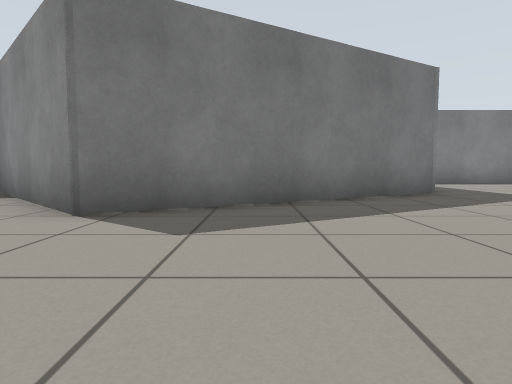
[1] (above)

16 first-person views from a walk through a robot-simulator world made for Gazebo. The camera is 0.5 m above the floor, tilts 4° down and sees 75° across. The floor is counted in squares, 1 m on a side. Each view is taken from the middle of a square. On the plan, view 1 faces up. The plan holds only what a view shows up to about 9 squares ahead; the rest is blank.

[2]
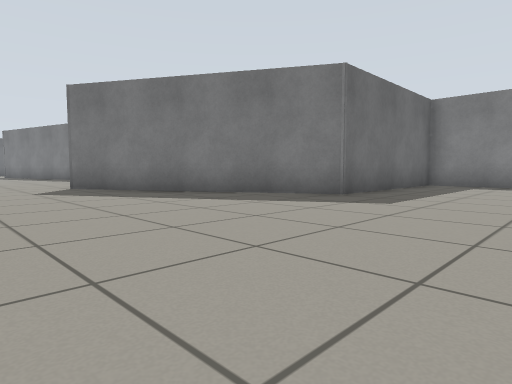

[3]
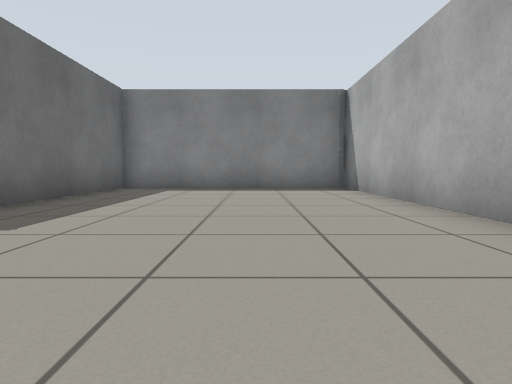

[4]
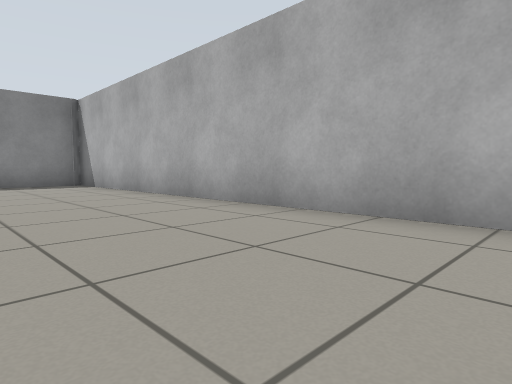

[5]
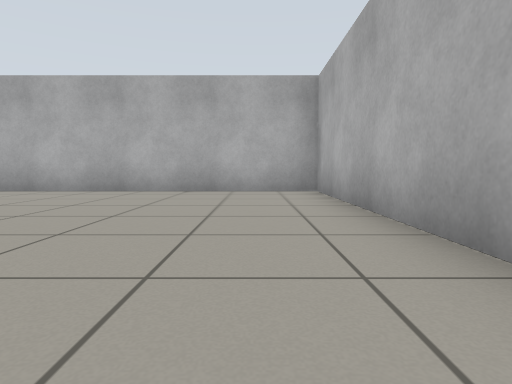

[6]
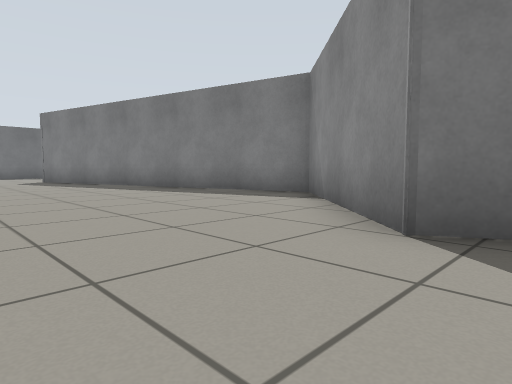

[7]
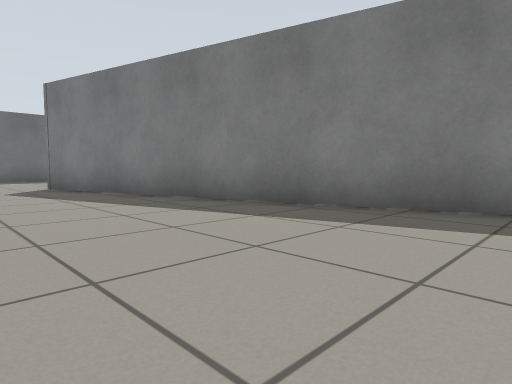

[8]
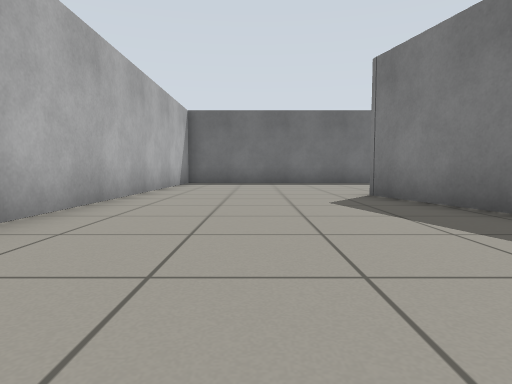

[9]
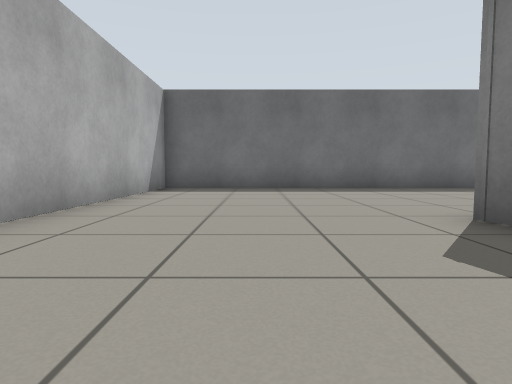

[10]
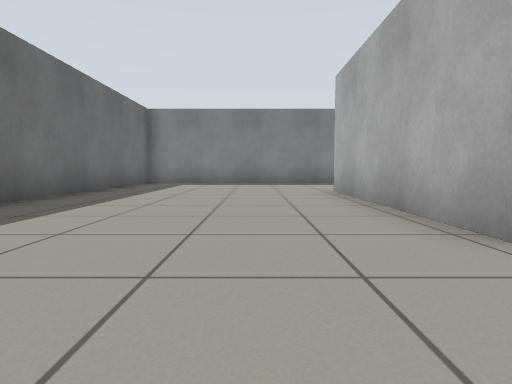

[11]
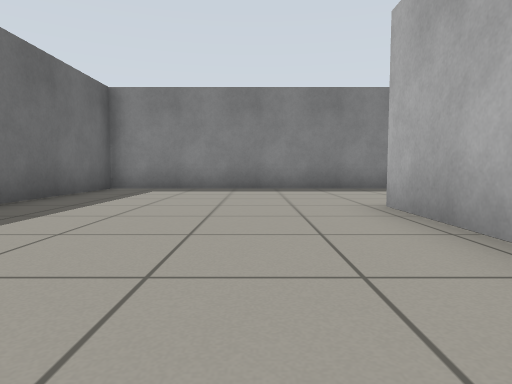

[12]
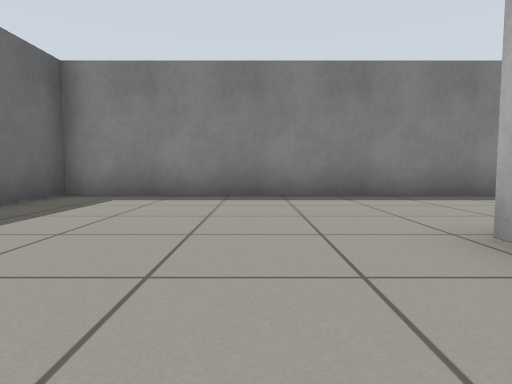

[13]
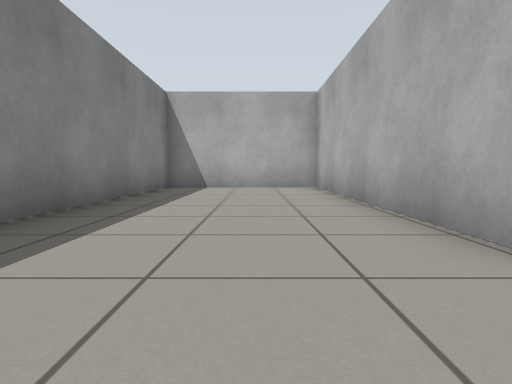

[14]
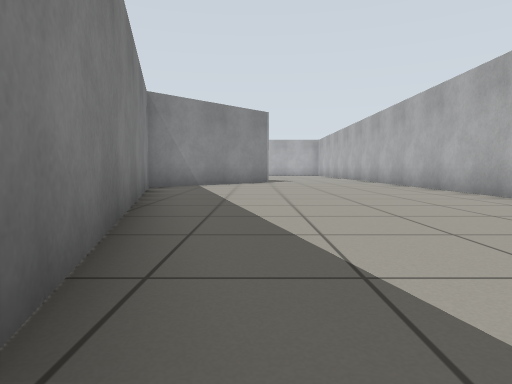

[15]
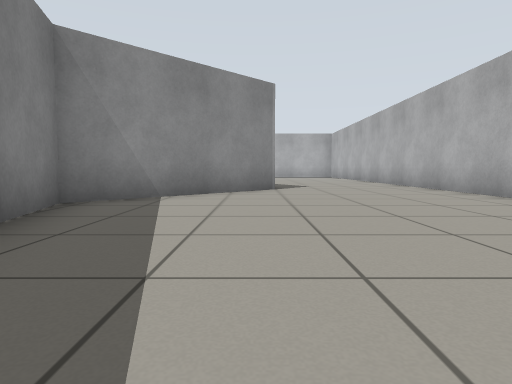

[16]
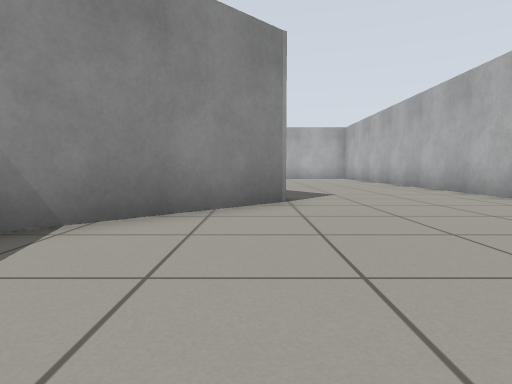

### Floor plan
Points are (right, up) in squares from view 1. A wall is a line through its corners. A room is listed if a view was taken in it or the views show most of it. See-through windows are left out.
Room 1 (views 1, 2, 3, 4, 5, 6, 7, 8, 9, 10, 11, 12, 13, 14, 15, 16)
walls: (-8.4, -0.4) (2.1, -0.4); (-15, 9.4) (-8.2, 9.4) (-8.2, 13.3) (-20.6, 13.3) (-20.6, -0.4) (-12, -0.4); (3.6, -0.4) (9.3, -0.4) (9.3, 11.6) (3.6, 11.6) (3.6, 6.8) (-2, 3.6) (-5.2, 6.8) (-15.3, 4.1) (-15.3, 9.5)

Where each view was taken, in squares from view 1:
view 1: 0 up, 0 right, facing up
view 2: 1 up, 7 right, facing up-left
view 3: 3 up, 7 right, facing up
view 4: 1 up, 6 right, facing up-right
view 5: 1 up, 2 right, facing right
view 6: 1 up, 1 left, facing up-left
view 7: 2 up, 6 left, facing up-left
view 8: 2 up, 9 left, facing left
view 9: 2 up, 12 left, facing left
view 10: 2 up, 17 left, facing up
view 11: 5 up, 17 left, facing up
view 12: 7 up, 17 left, facing up
view 13: 11 up, 17 left, facing right
view 14: 4 up, 14 left, facing right
view 15: 4 up, 10 left, facing right
view 16: 4 up, 7 left, facing right
